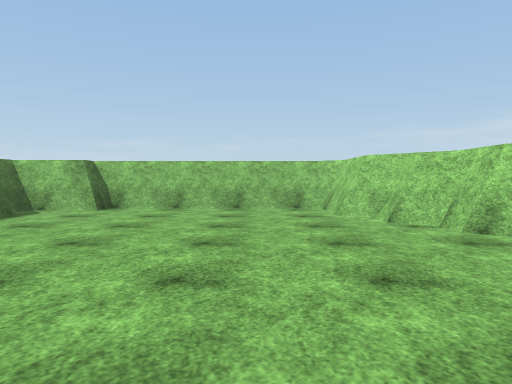
View 1 (above)

22 first-person views from a walk through a scene from a Unity 3-D project. The camera is 1.2 m above the floor, tilts 2° down and sees 70° across. The floor is counted in squares, 2 m on a side. Each view is taken from the middle of a square. On the plan, view 1 faces up. The plan holds only what a view shows up to about 10 squares ahead; the rest is blank. The place goes on beyond the plan. Surface patterns are stand-ins for the level's own textures.

View 2
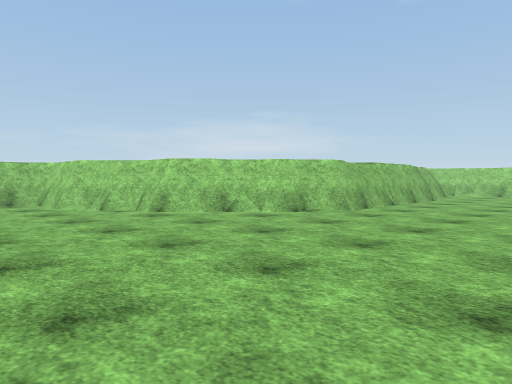

View 3
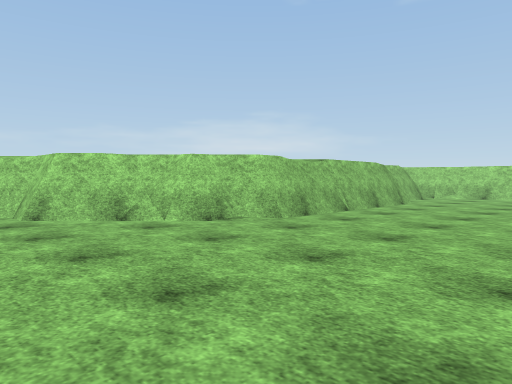

View 4
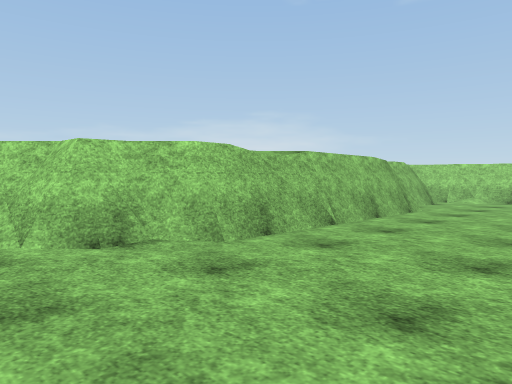

View 5
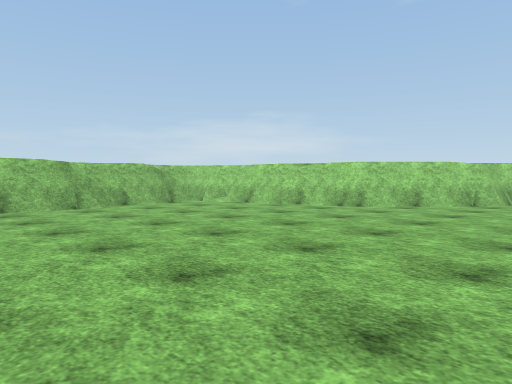

View 6
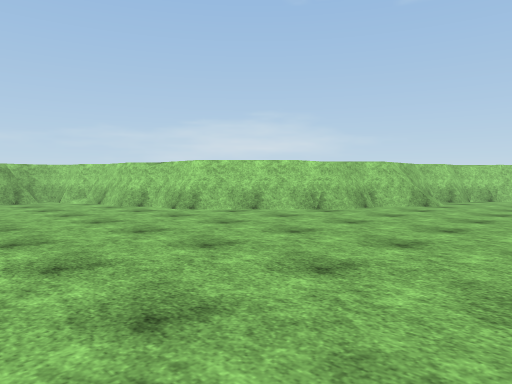

View 7
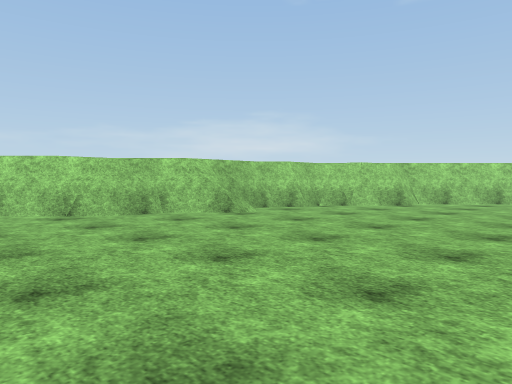

View 8
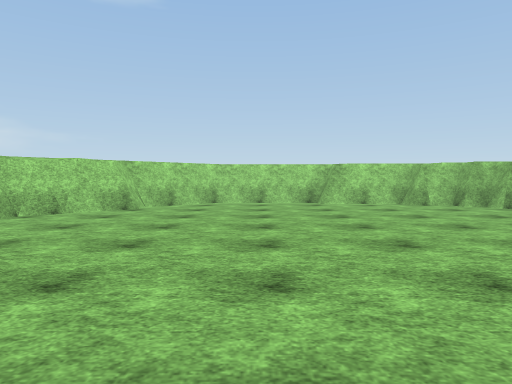

View 9
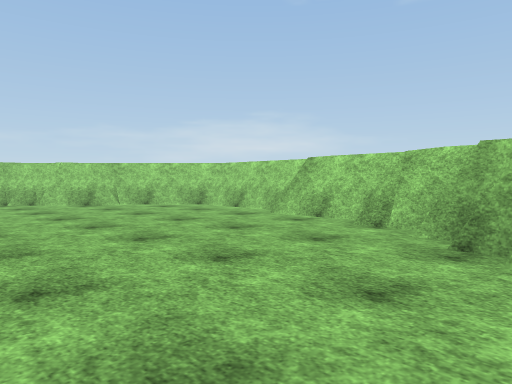

View 10
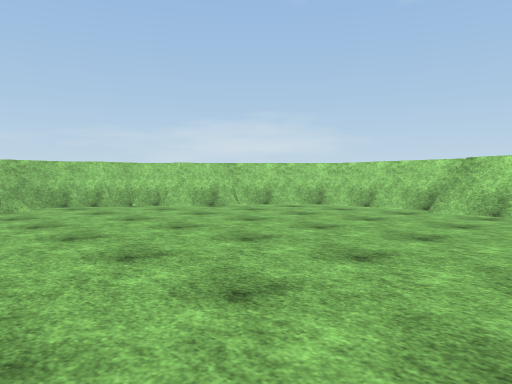

View 11
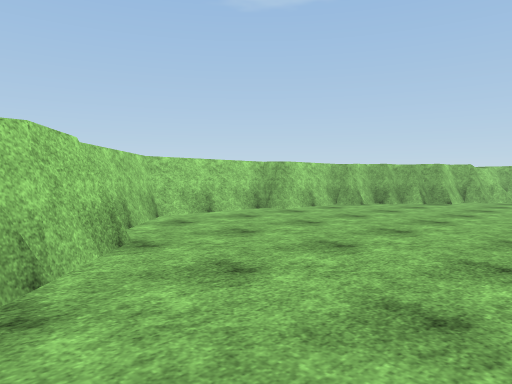

View 12
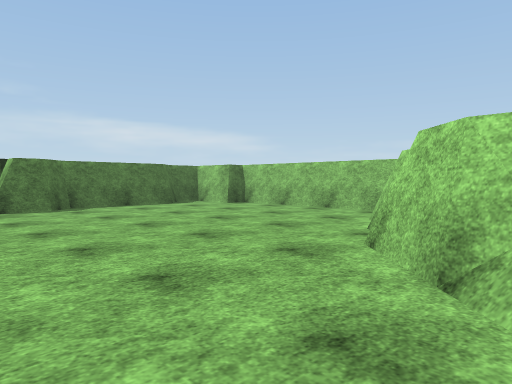

View 13
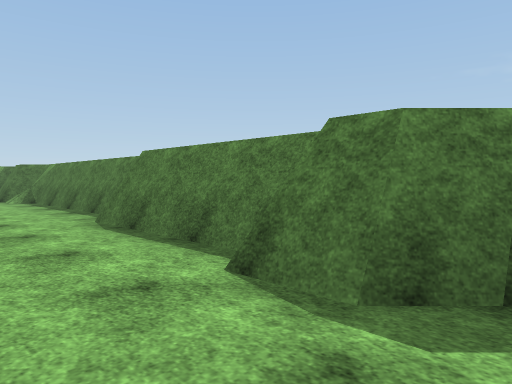

View 14
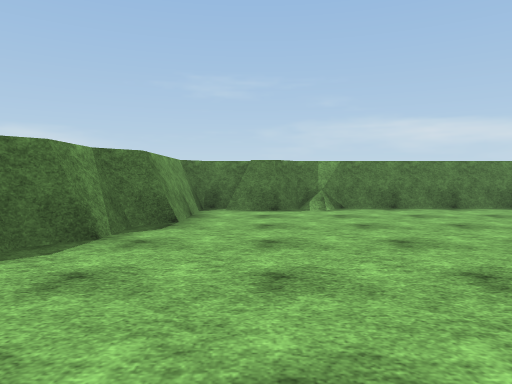

View 15
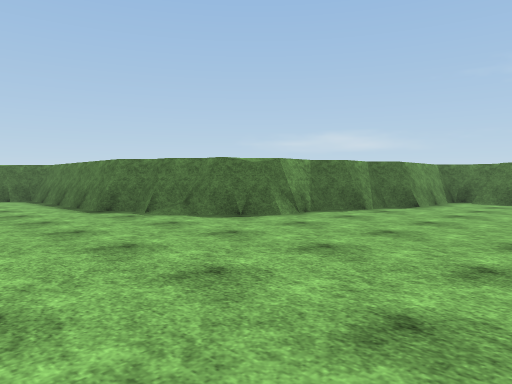

View 16
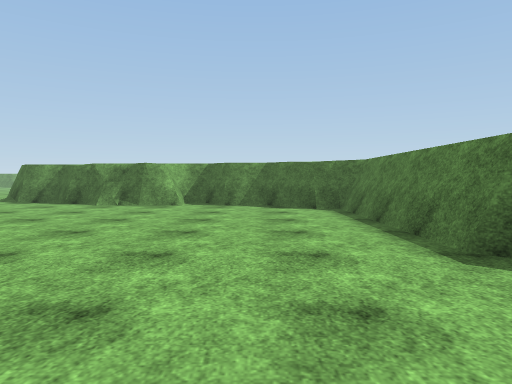

View 17
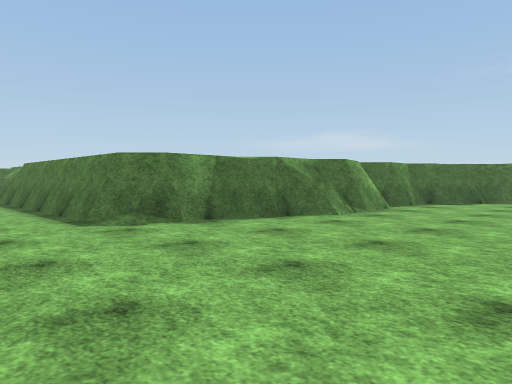

View 18
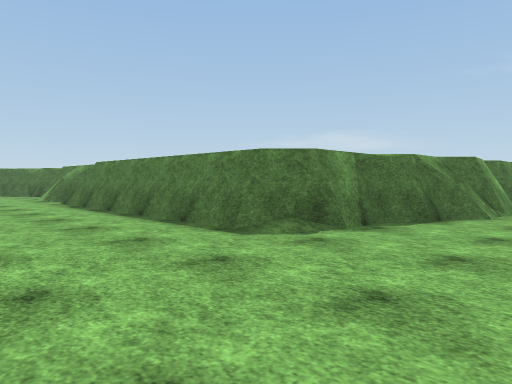

View 19
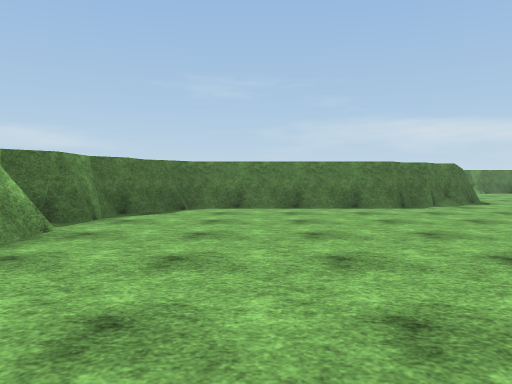

View 20
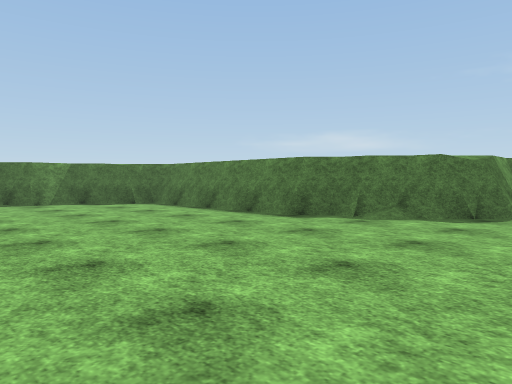

View 21
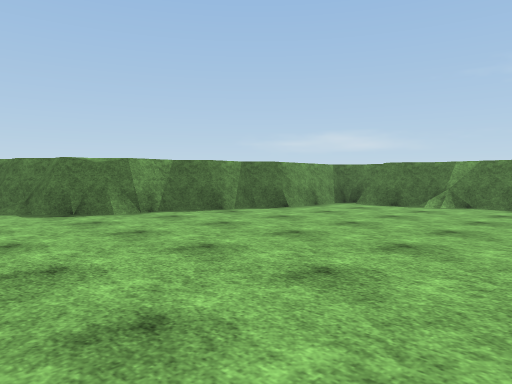

View 22
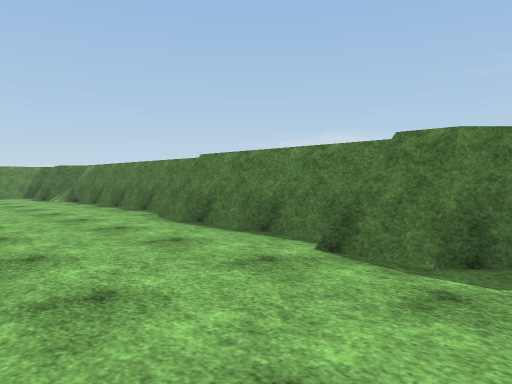

### Floor plan
Key: @ floor where view 1 was taken; # wall or solid block; . main floor; : floor 2 m higher than the main floor; / step, stairs or slope; = window, fence, low wall or low ledge.
Columns run from 5 left of view 1 to 25 right of it. Each row starts with its distance up from view 1.
  8   #####=#=
  7  ##....= =
  6  #.....#
  5  #.....##
  4  #......##  =
  3  #.......## :  #####
  2  #........######...#
  1  #.................#
  0 ##...@.............#=
 -1 ##.................##
 -2 #.........   .......##
 -3 #...        .........##
 -4 #...  ....  ..........=#=#
 -5 #.........  ...........///=#
 -6 #..........................###
 -7 ##..........   ..............##
 -8 ##..........   ...............#
 -9  ##...........     ...........#
-10  ######.......     ...........#
-11      ###......        .......##
-12        #......        .......#
-13        ##....         .......#
-14         #......         ....#=
-15         #...........    ...#=
-16         #...........      =#
-17         #............
-18         ##...........
-19          ######......
-20               ###....
-21                 ##..
-22                  #..
-23                  #..
-24                  #..
-25                  #..
-26                  #.

Positions as (right, up) in squares from view 1, and headings:
1: (0, 0), facing up
2: (-1, -2), facing up-right
3: (1, -2), facing up-right
4: (3, -1), facing up-right
5: (7, -6), facing up-right
6: (10, -8), facing up-right
7: (14, -10), facing up-right
8: (15, -9), facing right
9: (19, -15), facing up-right
10: (17, -13), facing up-right
11: (19, -5), facing down-right
12: (4, 1), facing up-left
13: (-2, 4), facing down-left
14: (3, -8), facing left
15: (6, -6), facing down-left
16: (5, -10), facing down
17: (14, -15), facing down-left
18: (15, -17), facing down-left
19: (11, -16), facing left
20: (8, -9), facing down-left
21: (4, -4), facing down-left
22: (-1, 4), facing down-left
